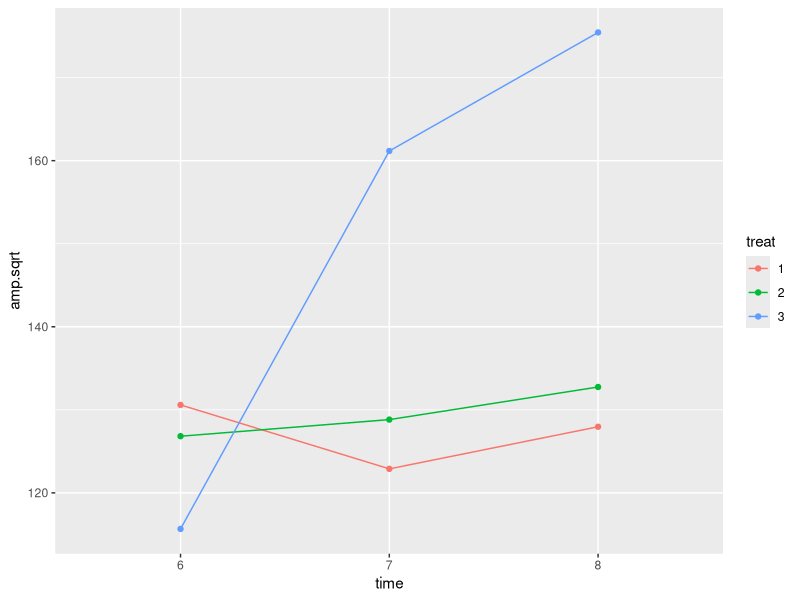

Source code (R): (Note: this script raises an error after producing the figure.)
time <- c(6,7,8)
treat <- c(1,2,3)

dt <- expand.grid(treat=treat,time=time)

dt$amp.sqrt <- c(
	130.587,
	130.587 - 3.766,
	130.587 - 14.929,
	130.587 - 7.697,
	130.587 - 7.697 - 3.766 + 9.697,
	130.587 - 7.697 - 14.929 + 53.206,
	130.587 - 2.628,
	130.587 - 2.628 - 3.766 + 8.554,
	130.587 - 2.628 - 14.929 + 62.411
)
dt$treat <- as.factor(dt$treat)
dt$time <- as.factor(dt$time)

require(ggplot2)	
ggplot(dt,aes(x=time,y=amp.sqrt,group=treat, colour=treat)) + geom_point() + geom_line()

ggplot(dd) + geom_line(aes(x=fecha, y=value, colour=variable)) +
  scale_colour_manual(values=c("red","green","blue"))


# model without interaction

dt$amp.sqrt.no_int <- c(
	115.184,
	115.184 + 2.644,
	115.184 + 23.365,
	115.184 + 13.958,
	115.184 + 13.958 + 2.644,
	115.184 + 13.958 + 23.365,
	115.184 + 21.799,
	115.184 + 21.799 + 2.644,
	115.184 + 21.799 + 23.365
)

require(ggplot2)	
ggplot(dt,aes(x=time,y=amp.sqrt,group=treat, colour=treat)) + geom_point() + geom_line()




# simulate data for a 2 factor, 3 level model with interactions (as above)

nper <- 1:10
dtA <- expand.grid(treat=treat,time=time, foo=nper)
B0 <- 130

TREAT2 <- -6
TREAT3 <- -15

TIME2 <- -15
TIME3 <- -16

TREAT2TIME2 <- 10
TREAT2TIME3 <- 30

TREAT3TIME2 <- 15
TREAT3TIME3 <- 50 




